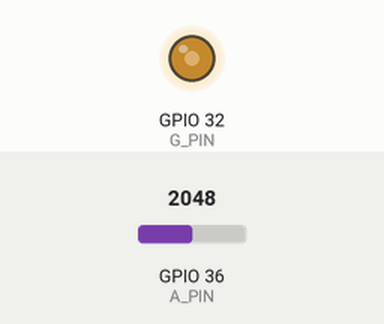
Simulated run of this sketch. Board: ESP32. Shown: output pins drawn as LEDs (lit = HIGH). Inputs (shaded band) come from the test bench; at power-on: GPIO 36 (A_PIN) = 2048.

Above: at 1.2 s.
1.3 s: GPIO 36 (A_PIN) set to 2866
At 1.6 s:
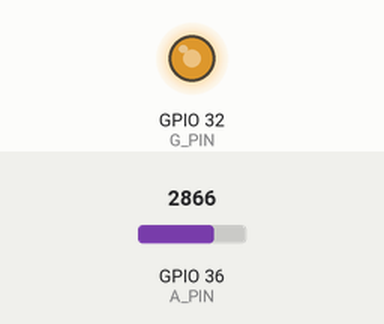
2.8 s: GPIO 36 (A_PIN) set to 3603
At 3.9 s:
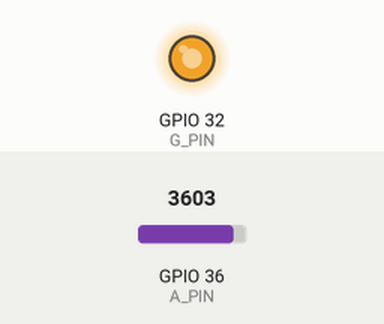
4.3 s: GPIO 36 (A_PIN) set to 491
At 5.1 s:
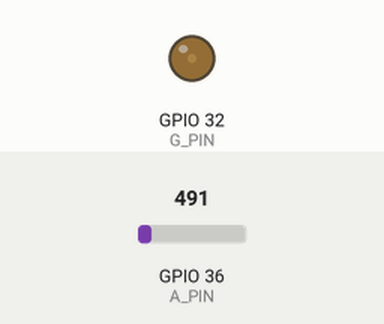
5.8 s: GPIO 36 (A_PIN) set to 0
At 6.2 s:
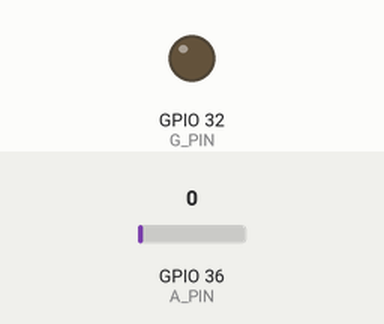
7.3 s: GPIO 36 (A_PIN) set to 2047
At 8.6 s:
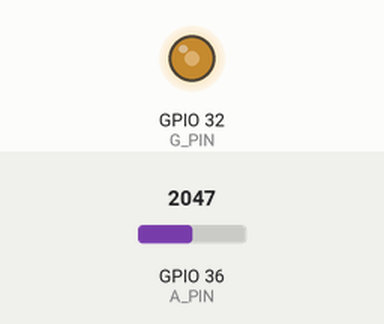
Timing chart, 0 to 9.8 s (numbered marks = the images above; inputs shaded):
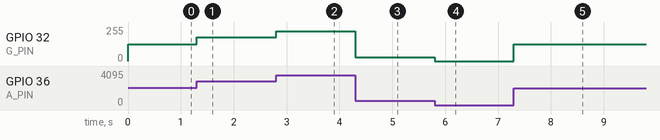

The sketch:

led_brightness_control.ino
```cpp
#define G_PIN 32  // (Green) LED pin
#define A_PIN 36  // Analog pin

void setup() {
  analogSetAttenuation(ADC_11db);  // Correspond to 3.3v
}

void loop() {
  int analog = analogRead(A_PIN);
  int brightness = map(analog, 0, 4095, 0, 255);
  analogWrite(G_PIN, brightness);
}
```

Measured:
- after the input at 1.3 s, GPIO 32 (G_PIN): 127/255 → 178/255 at once
- after the input at 2.8 s, GPIO 32 (G_PIN): 178/255 → 224/255 at once
- after the input at 4.3 s, GPIO 32 (G_PIN): 224/255 → 30/255 at once
- after the input at 5.8 s, GPIO 32 (G_PIN): 30/255 → 0/255 at once
- after the input at 7.3 s, GPIO 32 (G_PIN): 0/255 → 127/255 at once
